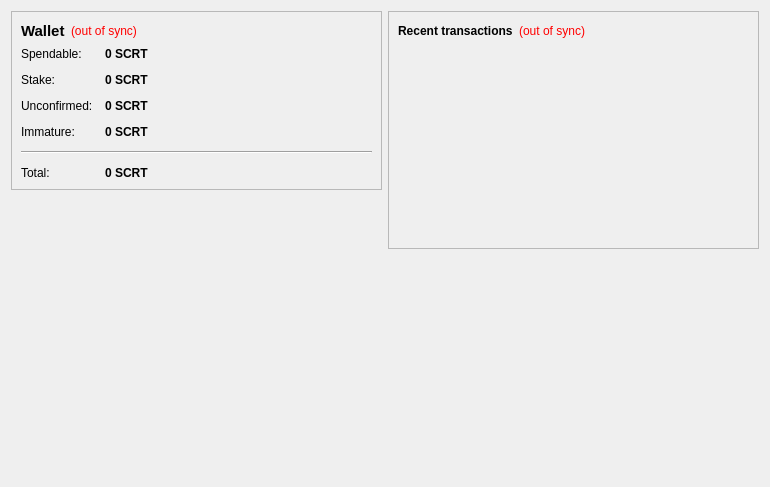
<?xml version="1.0" encoding="UTF-8"?>
<ui version="4.0">
 <class>OverviewPage</class>
 <widget class="QWidget" name="OverviewPage">
  <property name="geometry">
   <rect>
    <x>0</x>
    <y>0</y>
    <width>770</width>
    <height>487</height>
   </rect>
  </property>
  <property name="windowTitle">
   <string>Form</string>
  </property>
  <layout class="QHBoxLayout" name="horizontalLayout" stretch="1,1">
   <item>
    <layout class="QVBoxLayout" name="verticalLayout_2">
     <item>
      <widget class="QFrame" name="frame">
       <property name="frameShape">
        <enum>QFrame::StyledPanel</enum>
       </property>
       <property name="frameShadow">
        <enum>QFrame::Raised</enum>
       </property>
       <layout class="QVBoxLayout" name="verticalLayout_4">
        <item>
         <layout class="QHBoxLayout" name="horizontalLayout_4">
          <item>
           <widget class="QLabel" name="label_5">
            <property name="font">
             <font>
              <pointsize>11</pointsize>
              <weight>75</weight>
              <bold>true</bold>
             </font>
            </property>
            <property name="text">
             <string>Wallet</string>
            </property>
           </widget>
          </item>
          <item>
           <widget class="QLabel" name="labelWalletStatus">
            <property name="toolTip">
             <string>The displayed information may be out of date. Your wallet automatically synchronizes with the SecretCoin network after a connection is established, but this process has not completed yet.</string>
            </property>
            <property name="styleSheet">
             <string notr="true">QLabel { color: red; }</string>
            </property>
            <property name="text">
             <string notr="true">(out of sync)</string>
            </property>
            <property name="alignment">
             <set>Qt::AlignLeading|Qt::AlignLeft|Qt::AlignVCenter</set>
            </property>
           </widget>
          </item>
          <item>
           <spacer name="horizontalSpacer_2">
            <property name="orientation">
             <enum>Qt::Horizontal</enum>
            </property>
            <property name="sizeHint" stdset="0">
             <size>
              <width>40</width>
              <height>20</height>
             </size>
            </property>
           </spacer>
          </item>
         </layout>
        </item>
        <item>
         <layout class="QFormLayout" name="formLayout_2">
          <property name="fieldGrowthPolicy">
           <enum>QFormLayout::AllNonFixedFieldsGrow</enum>
          </property>
          <property name="horizontalSpacing">
           <number>12</number>
          </property>
          <property name="verticalSpacing">
           <number>12</number>
          </property>
          <item row="0" column="0">
           <widget class="QLabel" name="label">
            <property name="text">
             <string>Spendable:</string>
            </property>
           </widget>
          </item>
          <item row="0" column="1">
           <widget class="QLabel" name="labelBalance">
            <property name="font">
             <font>
              <weight>75</weight>
              <bold>true</bold>
             </font>
            </property>
            <property name="cursor">
             <cursorShape>IBeamCursor</cursorShape>
            </property>
            <property name="toolTip">
             <string>Your current spendable balance</string>
            </property>
            <property name="text">
             <string notr="true">0 SCRT</string>
            </property>
            <property name="textInteractionFlags">
             <set>Qt::LinksAccessibleByMouse|Qt::TextSelectableByKeyboard|Qt::TextSelectableByMouse</set>
            </property>
           </widget>
          </item>
          <item row="1" column="0">
           <widget class="QLabel" name="label_6">
            <property name="text">
             <string>Stake:</string>
            </property>
           </widget>
          </item>
          <item row="1" column="1">
           <widget class="QLabel" name="labelStake">
            <property name="font">
             <font>
              <weight>75</weight>
              <bold>true</bold>
             </font>
            </property>
            <property name="cursor">
             <cursorShape>IBeamCursor</cursorShape>
            </property>
            <property name="toolTip">
             <string>Total of coins that was staked, and do not yet count toward the current balance</string>
            </property>
            <property name="text">
             <string notr="true">0 SCRT</string>
            </property>
            <property name="textInteractionFlags">
             <set>Qt::LinksAccessibleByMouse|Qt::TextSelectableByKeyboard|Qt::TextSelectableByMouse</set>
            </property>
           </widget>
          </item>
          <item row="2" column="0">
           <widget class="QLabel" name="label_3">
            <property name="text">
             <string>Unconfirmed:</string>
            </property>
           </widget>
          </item>
          <item row="2" column="1">
           <widget class="QLabel" name="labelUnconfirmed">
            <property name="font">
             <font>
              <weight>75</weight>
              <bold>true</bold>
             </font>
            </property>
            <property name="cursor">
             <cursorShape>IBeamCursor</cursorShape>
            </property>
            <property name="toolTip">
             <string>Total of transactions that have yet to be confirmed, and do not yet count toward the current balance</string>
            </property>
            <property name="text">
             <string notr="true">0 SCRT</string>
            </property>
            <property name="textInteractionFlags">
             <set>Qt::LinksAccessibleByMouse|Qt::TextSelectableByKeyboard|Qt::TextSelectableByMouse</set>
            </property>
           </widget>
          </item>
          <item row="3" column="0">
           <widget class="QLabel" name="labelImmatureText">
            <property name="text">
             <string>Immature:</string>
            </property>
           </widget>
          </item>
          <item row="3" column="1">
           <widget class="QLabel" name="labelImmature">
            <property name="font">
             <font>
              <weight>75</weight>
              <bold>true</bold>
             </font>
            </property>
            <property name="toolTip">
             <string>Mined balance that has not yet matured</string>
            </property>
            <property name="text">
             <string notr="true">0 SCRT</string>
            </property>
            <property name="textInteractionFlags">
             <set>Qt::LinksAccessibleByMouse|Qt::TextSelectableByKeyboard|Qt::TextSelectableByMouse</set>
            </property>
           </widget>
          </item>
          <item row="4" column="0" colspan="2">
           <widget class="Line" name="line">
            <property name="orientation">
             <enum>Qt::Horizontal</enum>
            </property>
           </widget>
          </item>
          <item row="5" column="0">
           <widget class="QLabel" name="labelTotalText">
            <property name="text">
             <string>Total:</string>
            </property>
           </widget>
          </item>
          <item row="5" column="1">
           <widget class="QLabel" name="labelTotal">
            <property name="font">
             <font>
              <weight>75</weight>
              <bold>true</bold>
             </font>
            </property>
            <property name="cursor">
             <cursorShape>IBeamCursor</cursorShape>
            </property>
            <property name="toolTip">
             <string>Your current total balance</string>
            </property>
            <property name="text">
             <string notr="true">0 SCRT</string>
            </property>
            <property name="textInteractionFlags">
             <set>Qt::LinksAccessibleByMouse|Qt::TextSelectableByKeyboard|Qt::TextSelectableByMouse</set>
            </property>
           </widget>
          </item>
         </layout>
        </item>
       </layout>
      </widget>
     </item>
     <item>
      <spacer name="verticalSpacer">
       <property name="orientation">
        <enum>Qt::Vertical</enum>
       </property>
       <property name="sizeHint" stdset="0">
        <size>
         <width>20</width>
         <height>40</height>
        </size>
       </property>
      </spacer>
     </item>
     <item>
      <widget class="QLabel" name="label_2">
       <property name="autoFillBackground">
        <bool>true</bool>
       </property>
       <property name="text">
        <string/>
       </property>
       <property name="pixmap">
        <pixmap resource="../bitcoin.qrc">:/icons/drmbg</pixmap>
       </property>
       <property name="scaledContents">
        <bool>false</bool>
       </property>
       <property name="margin">
        <number>0</number>
       </property>
      </widget>
     </item>
    </layout>
   </item>
   <item>
    <layout class="QVBoxLayout" name="verticalLayout_3">
     <item>
      <widget class="QFrame" name="frame_2">
       <property name="frameShape">
        <enum>QFrame::StyledPanel</enum>
       </property>
       <property name="frameShadow">
        <enum>QFrame::Raised</enum>
       </property>
       <layout class="QVBoxLayout" name="verticalLayout">
        <item>
         <layout class="QHBoxLayout" name="horizontalLayout_2">
          <item>
           <widget class="QLabel" name="label_4">
            <property name="text">
             <string>&lt;b&gt;Recent transactions&lt;/b&gt;</string>
            </property>
           </widget>
          </item>
          <item>
           <widget class="QLabel" name="labelTransactionsStatus">
            <property name="toolTip">
             <string>The displayed information may be out of date. Your wallet automatically synchronizes with the SecretCoin network after a connection is established, but this process has not completed yet.</string>
            </property>
            <property name="styleSheet">
             <string notr="true">QLabel { color: red; }</string>
            </property>
            <property name="text">
             <string notr="true">(out of sync)</string>
            </property>
            <property name="alignment">
             <set>Qt::AlignRight|Qt::AlignTrailing|Qt::AlignVCenter</set>
            </property>
           </widget>
          </item>
          <item>
           <spacer name="horizontalSpacer">
            <property name="orientation">
             <enum>Qt::Horizontal</enum>
            </property>
            <property name="sizeHint" stdset="0">
             <size>
              <width>40</width>
              <height>20</height>
             </size>
            </property>
           </spacer>
          </item>
         </layout>
        </item>
        <item>
         <widget class="QListView" name="listTransactions">
          <property name="styleSheet">
           <string notr="true">QListView { background: transparent; }</string>
          </property>
          <property name="frameShape">
           <enum>QFrame::NoFrame</enum>
          </property>
          <property name="verticalScrollBarPolicy">
           <enum>Qt::ScrollBarAlwaysOff</enum>
          </property>
          <property name="horizontalScrollBarPolicy">
           <enum>Qt::ScrollBarAlwaysOff</enum>
          </property>
          <property name="selectionMode">
           <enum>QAbstractItemView::NoSelection</enum>
          </property>
         </widget>
        </item>
       </layout>
      </widget>
     </item>
     <item>
      <spacer name="verticalSpacer_2">
       <property name="orientation">
        <enum>Qt::Vertical</enum>
       </property>
       <property name="sizeHint" stdset="0">
        <size>
         <width>20</width>
         <height>40</height>
        </size>
       </property>
      </spacer>
     </item>
    </layout>
   </item>
  </layout>
 </widget>
 <resources/>
 <connections/>
</ui>
